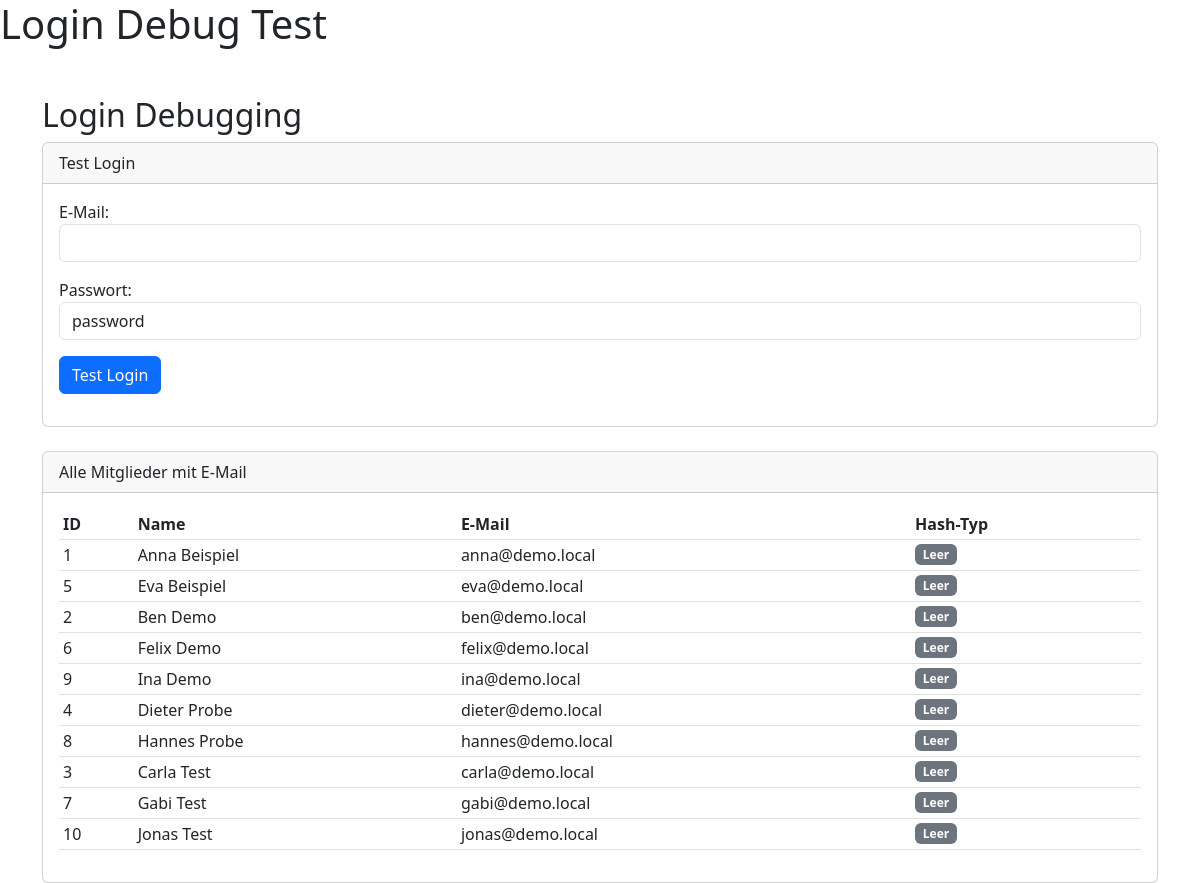
Page /admin/test-login.php (signed in) on the committed database.
### tables this page shows
CREATE TABLE IF NOT EXISTS members (
    id INT AUTO_INCREMENT PRIMARY KEY,
    first_name VARCHAR(100) NOT NULL,
    last_name VARCHAR(100) NOT NULL,
    salutation ENUM('Herr', 'Frau', 'Divers') DEFAULT 'Herr',
    status ENUM('Gastmitglied', 'Jugendmitglied', 'Passiv', 'Ehrenmitglied', 'Aktiv') DEFAULT 'Aktiv',
    membership_no VARCHAR(50) UNIQUE,
    email VARCHAR(255),
    password VARCHAR(255) NULL DEFAULT NULL COMMENT 'DEPRECATED — Auth via REDAXO-API. Wird nicht mehr befüllt.',
    valid_until DATE NULL COMMENT 'Mitglied bis (NULL = unbegrenzt, Datum = ab dann inaktiv/nicht mehr in Dropdowns)',
    created_at TIMESTAMP DEFAULT CURRENT_TIMESTAMP,
    updated_at TIMESTAMP DEFAULT CURRENT_TIMESTAMP ON UPDATE CURRENT_TIMESTAMP,
    INDEX idx_membership_no (membership_no),
    INDEX idx_name (last_name, first_name),
    INDEX idx_valid_until (valid_until)
);

### admin/test-login.php (the view, shortened to what this page needs)
<?php
$db = Database::getInstance()->getConnection();
echo "<h1>Login Debug Test</h1>";
$testPassword = isset($_POST['test_password']) ? $_POST['test_password'] : 'password';
$testEmail = isset($_POST['test_email']) ? $_POST['test_email'] : '';
?>
<!DOCTYPE html>
<html>
<head>
    <link href="https://cdn.jsdelivr.net/npm/bootstrap@5.3.0/dist/css/bootstrap.min.css" rel="stylesheet">
</head>
<body>
<div class="container mt-5">
    <h2>Login Debugging</h2>
    <div class="card mb-4">
        <div class="card-header">Test Login</div>
        <div class="card-body">
            <form method="POST">
                <div class="mb-3">
                    <label>E-Mail:</label>
                    <input type="email" name="test_email" class="form-control" value="<?php echo htmlspecialchars($testEmail); ?>" required>
                </div>
                <div class="mb-3">
                    <label>Passwort:</label>
                    <input type="text" name="test_password" class="form-control" value="<?php echo htmlspecialchars($testPassword); ?>" required>
                </div>
                <button type="submit" class="btn btn-primary">Test Login</button>
            </form>
        </div>
    </div>
    <div class="card">
        <div class="card-header">Alle Mitglieder mit E-Mail</div>
        <div class="card-body">
            <table class="table table-sm">
                <thead>
                    <tr>
                        <th>ID</th>
                        <th>Name</th>
                        <th>E-Mail</th>
                        <th>Hash-Typ</th>
                    </tr>
                </thead>
                <tbody>
                    <?php
                    $query = "SELECT id, first_name, last_name, email, password FROM members WHERE email IS NOT NULL AND email != '' ORDER BY last_name, first_name";
                    $stmt = $db->prepare($query);
                    $stmt->execute();
                    $members = $stmt->fetchAll();
                    foreach ($members as $m) {
                        $hashType = 'Unbekannt';
                        if (empty($m['password'])) {
                            $hashType = 'Leer';
                        } elseif (strpos($m['password'], '$2y$') === 0) {
                            $hashType = 'bcrypt';
                        } elseif (strlen($m['password']) === 40 && ctype_xdigit($m['password'])) {
                            $hashType = 'SHA1';
                        } elseif (strlen($m['password']) === 64 && ctype_xdigit($m['password'])) {
                            $hashType = 'SHA256';
                        }
                        echo "<tr>";
                        echo "<td>" . $m['id'] . "</td>";
                        echo "<td>" . htmlspecialchars($m['first_name'] . ' ' . $m['last_name']) . "</td>";
                        echo "<td>" . htmlspecialchars($m['email']) . "</td>";
                        echo "<td><span class='badge bg-secondary'>" . $hashType . "</span></td>";
                        echo "</tr>";
                    }
                    ?>
                </tbody>
            </table>
        </div>
    </div>
</div>
</body>
</html>

### rows in the picture
members: id "1", first_name+last_name "Anna Beispiel", email "anna@demo.local", password "Leer"
members: id "5", first_name+last_name "Eva Beispiel", email "eva@demo.local", password "Leer"
members: id "2", first_name+last_name "Ben Demo", email "ben@demo.local", password "Leer"
members: id "6", first_name+last_name "Felix Demo", email "felix@demo.local", password "Leer"
members: id "9", first_name+last_name "Ina Demo", email "ina@demo.local", password "Leer"
members: id "4", first_name+last_name "Dieter Probe", email "dieter@demo.local", password "Leer"
members: id "8", first_name+last_name "Hannes Probe", email "hannes@demo.local", password "Leer"
members: id "3", first_name+last_name "Carla Test", email "carla@demo.local", password "Leer"
members: id "7", first_name+last_name "Gabi Test", email "gabi@demo.local", password "Leer"
members: id "10", first_name+last_name "Jonas Test", email "jonas@demo.local", password "Leer"
